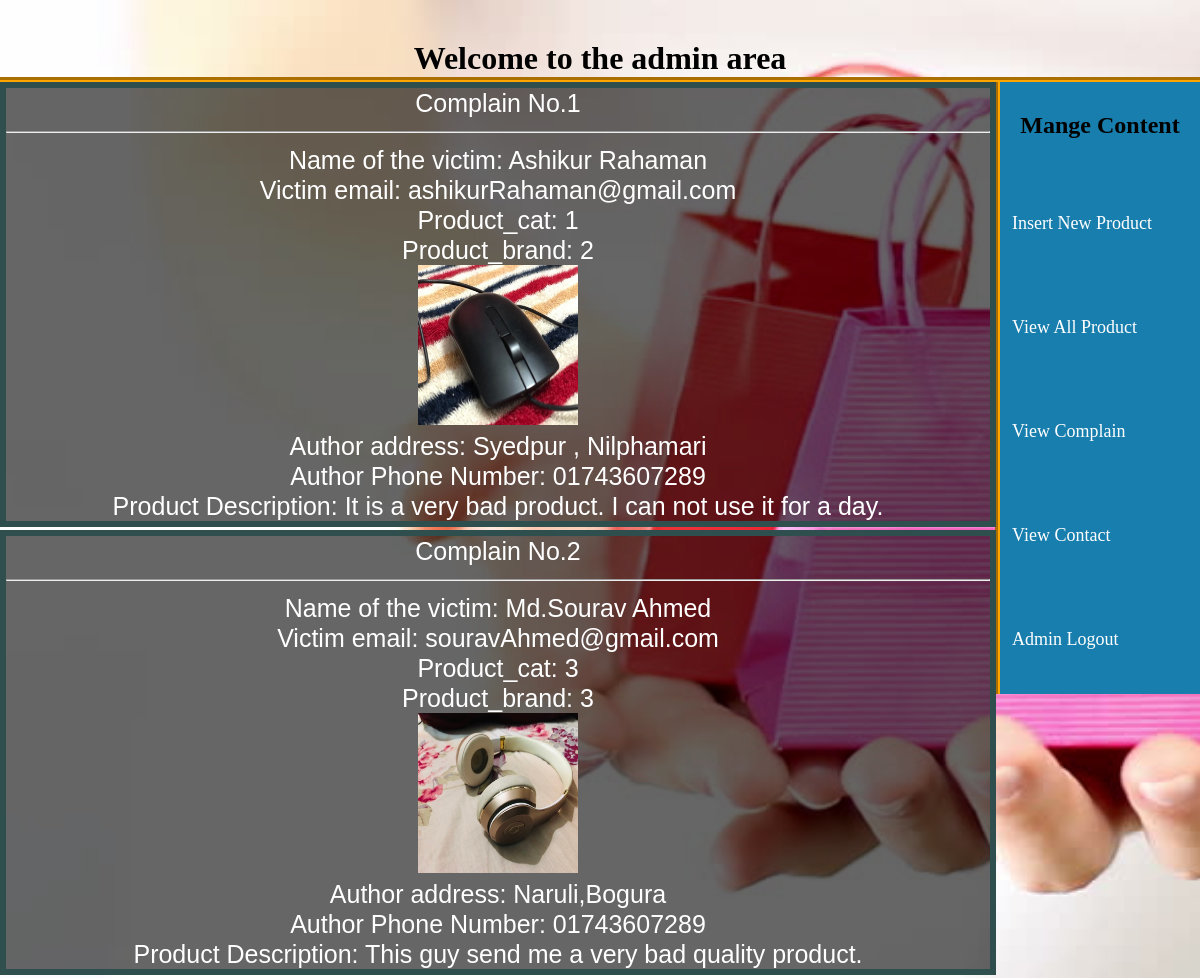
Page /admin_area/index.php?viewComplain on the committed database.
### tables this page shows
CREATE TABLE `complain` (
  `complain_id` int(100) NOT NULL,
  `user_name` varchar(255) NOT NULL,
  `user_email` varchar(255) NOT NULL,
  `product_title` varchar(255) NOT NULL,
  `product_cat` varchar(255) NOT NULL,
  `product_brand` varchar(255) NOT NULL,
  `product_image` text NOT NULL,
  `author_address` text NOT NULL,
  `author_phone_number` varchar(255) NOT NULL,
  `product_desc` text NOT NULL
);

### admin_area/viewComplain.php (the view, shortened to what this page needs)
<!DOCTYPE html>
<html>
<head>
	<link rel="stylesheet" type="text/css" href="style/viewComplain.css">
</head>
<body>
 	  <?php
include("include/function.php");
if (isset($_GET['viewComplain'])) {
	$get_Complian = "select * from complain";
		$run_query = mysqli_query($con,$get_Complian);
		$i=0;
		while ($row_com=mysqli_fetch_array($run_query)) {
			$user_name= $row_com['user_name'];
			$user_email= $row_com['user_email'];
			$product_title= $row_com['product_title'];
			$product_cat= $row_com['product_cat'];
			$product_brand= $row_com['product_brand'];
			$product_image= $row_com['product_image'];
			$author_address= $row_com['author_address'];
			$author_phone_number= $row_com['author_phone_number'];
			$product_desc= $row_com['product_desc'];
			$i++;
 ?>
<div id="mainContainer">
		<?php echo "Complain No.$i"; ?>
		<hr>
     <?php echo "Name of the victim: $user_name <br>" ;
      echo "Victim email:  $user_email <br Product_title: $product_title <br> Product_cat: $product_cat <br> Product_brand:  $product_brand <br>" ;
     ?>
     <img src="complain_images/<?php echo $product_image; ?>" width="160" height="160" />
     <?php echo "<br> Author address: $author_address <br>"; ?>
     <?php echo "Author Phone Number: $author_phone_number <br>"; ?>
     <?php echo "Product Description: $product_desc"; ?>
 </div>
<?php }
}
 ?>
</body>
</html>

### admin_area/index.php (shortened to what this page needs)
<!DOCTYPE html>
<html>
<head>
	<link rel="stylesheet" type="text/css" href="style/style.css" media="all">
	<link rel="stylesheet" type="text/css" href="insert_product.css">
</head>
<body>
	<div class="main_wrapper">
	   <div id="header">
	   <h1 align="center" style="margin-top: 40px;font-family: cursive;">Welcome to the admin area</h1>
	   </div>
	   <div id="right">
	   <h2 style="text-align: center">Mange Content</h2>
	    <a href="index.php?insert_product">Insert New Product</a>
	    <a href="index.php?view_products">View All Product</a>
	    <a href="index.php?viewComplain  ">View Complain</a>
	    <a href="index.php?viewContact  ">View Contact</a>
	    <a href="admin_login_out/logout.php">Admin Logout</a>
	   </div>
	   	<div id="left">
	   		<?php
	   		if(isset($_GET['viewComplain'])){
	   			include ("viewComplain.php");
	   		}
	   		?>
	   	</div>
	</div>
</body>
</html>

### admin_area/style/style.css (style rules this page uses)
html, body, div, span, applet, object, iframe, h1, h2, h3, h4, h5, h6, p, blockquote, pre, a, abbr, acronym, address, big, cite, code, del, dfn, em, img, ins, kbd, q, s, samp, small, strike, strong, sub, sup, tt, var, b, u, i, center, dl, dt, dd, ol, ul, li, fieldset, form, label, legend, table, caption, tbody, tfoot, thead, tr, th, td, article, aside, canvas, details, embed, figure, figcaption, footer, header, hgroup, menu, nav, output, ruby, section, summary, time, mark, audio, video { margin: 0; padding: 0; border: 0; vertical-align: baseline; }
body { background: skyblue; }
.main_wrapper { width: 1200px; height: auto; margin: auto; }
#header { border-bottom: 5px groove orange; }
#left { width: 795px; height:600px; height:auto; float: left; }
#right { width: 200px; height: auto; float: right; border-left: 5px groove orange; background: #187eae; line-height: 86px; font-family: cursive; }
#right a { text-decoration: none; color: white; text-align: left; font-size: 18px; padding: 6px; margin:6px; display: block; }

### admin_area/insert_product.css (style rules this page uses)
body { margin: 0; padding: 0; font-family: sans-serif; background: url(product_images/bg.jpg) no-repeat; background-size: cover; }

### admin_area/style/viewComplain.css (style rules this page uses)
#mainContainer { width: 984px; height:auto; border: 6px solid #2F4F4F; text-align: center; font-size: 25px; color: white; line-height: 30px; margin-bottom:3px; background-color: rgb(0,0,0); background-color: rgba(0,0,0, 0.6); }

### rows in the picture
complain: user_name "Ashikur Rahaman", user_email "ashikurRahaman@gmail.com", product_cat "1", product_brand "2", product_image (picture), author_address "Syedpur , Nilphamari", author_phone_number "01743607289", product_desc "It is a very bad product. I can not use it for a day."
complain: user_name "Md.Sourav Ahmed", user_email "souravAhmed@gmail.com", product_cat "3", product_brand "3", product_image (picture), author_address "Naruli,Bogura", author_phone_number "01743607289", product_desc "This guy send me a very bad quality product."
